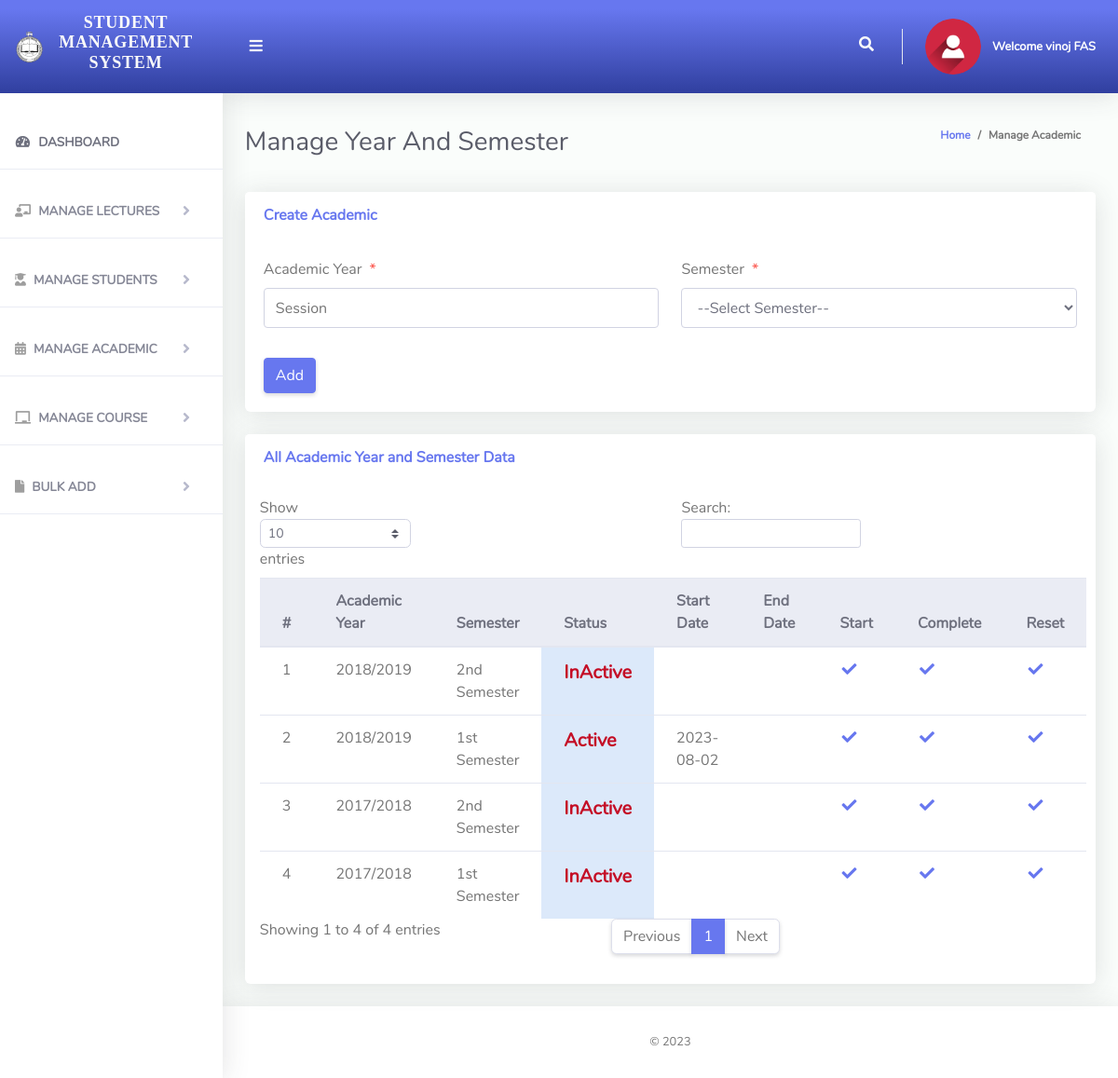
Page /Admin/Academic.php (signed in) on the committed database.
### tables this page shows
CREATE TABLE `tblacademic` (
  `id` int(40) NOT NULL,
  `sessionName` varchar(50) NOT NULL,
  `semesterId` varchar(50) NOT NULL,
  `isActive` varchar(10) NOT NULL,
  `dateCreated` varchar(50) NOT NULL,
  `StartDate` varchar(40) NOT NULL,
  `EndDate` varchar(40) NOT NULL
);

CREATE TABLE `tblsemester` (
  `Id` int(10) NOT NULL,
  `SemesterName` varchar(20) NOT NULL
);

### Admin/Academic.php (the view, shortened to what this page needs)
<?php
include '../Includes/dbcon.php';
?>
<!DOCTYPE html>
<html lang="en">
<head>
  <link href="../vendor/fontawesome-free/css/all.min.css" rel="stylesheet" type="text/css">
  <link href="../vendor/bootstrap/css/bootstrap.min.css" rel="stylesheet" type="text/css">
  <link href="css/ruang-admin.min.css" rel="stylesheet">
</head>
<body id="page-top">
  <div id="wrapper">
    <?php include "Includes/sidebar.php"; ?>
    <div id="content-wrapper" class="d-flex flex-column">
      <div id="content">
        <?php include "Includes/topbar.php"; ?>
        <div class="container-fluid" id="container-wrapper">
          <div class="d-sm-flex align-items-center justify-content-between mb-4">
            <h1 class="h3 mb-0 text-gray-800">Manage Year And Semester</h1>
            <ol class="breadcrumb">
              <li class="breadcrumb-item"><a href="./">Home</a></li>
              <li class="breadcrumb-item active" aria-current="page">Manage Academic</li>
            </ol>
          </div>
          <div class="row">
            <div class="col-lg-12">
              <div class="card mb-4">
                <div class="card-header py-3 d-flex flex-row align-items-center justify-content-between">
                  <h6 class="m-0 font-weight-bold text-primary">Create Academic</h6>
                </div>
                <div class="card-body">
                  <form method="post">
                    <div class="form-group row mb-3">
                      <div class="col-xl-6">
                        <label class="form-control-label">Academic Year<span class="text-danger ml-2">*</span></label>
                        <input type="text" class="form-control" name="academicyear"
                          value="<?php echo $row['sessionName']; ?>" id="exampleInputFirstName" placeholder="Session">
                      </div>
                      <div class="col-xl-6">
                        <label class="form-control-label">Semester<span class="text-danger ml-2">*</span></label>
                        <?php
                        $qry = "SELECT * FROM tblsemester ORDER BY Id ASC";
                        $result = $conn->query($qry);
                        $num = $result->num_rows;
                        if ($num > 0) {
                          echo ' <select required name="semester" class="form-control mb-3">';
                          echo '<option value="">--Select Semester--</option>';
                          echo '</select>';
                        }
                        ?>
                      </div>
                    </div>
                    <button type="submit" name="save" class="btn btn-primary">Add</button>
                  </form>
                </div>
              </div>
              <div class="row">
                <div class="col-lg-12">
                  <div class="card mb-4">
                    <div class="card-header py-3 d-flex flex-row align-items-center justify-content-between">
                      <h6 class="m-0 font-weight-bold text-primary">All Academic Year and Semester Data</h6>
                    </div>
                    <div class="table-responsive p-3">
                      <table class="table align-items-center table-flush table-hover" id="dataTableHover">
                        <thead class="thead-light">
                          <tr>
                            <th>#</th>
                            <th>Academic Year</th>
                            <th>Semester</th>
                            <th>Status</th>
                            <th>Start Date</th>
                            <th>End Date</th>
                            <th>Start</th>
                            <th>Complete</th>
                            <th>Reset</th>
                          </tr>
                        </thead>
                        <tbody>
                          <?php
                          $query = "SELECT tblacademic.id,tblacademic.sessionName,tblacademic.isActive,tblacademic.dateCreated,tblacademic.StartDate,tblacademic.EndDate,
                      tblsemester.SemesterName
                      FROM tblacademic
                      INNER JOIN tblsemester ON tblsemester.Id = tblacademic.semesterId ORDER by id DESC";
                          $rs = $conn->query($query);
                          $num = $rs->num_rows;
                          $sn = 0;
                          if ($num > 0) {
                            while ($rows = $rs->fetch_assoc()) {
                              $sn = $sn + 1;
                              echo "
                              <tr>
                                <td>" . $sn . "</td>
                                <td>" . $rows['sessionName'] . "</td>
                                <td>" . $rows['SemesterName'] . "</td>
                                <td style='background-color:#dce9fa;font-size:20px;color:#c40e26;font-weight:bold'>" . $rows['isActive'] . "</td>
                                <td>" . $rows['StartDate'] . "</td>
                                <td>" . $rows['EndDate'] . "</td>
                                <td><a href='?action=start&Id=" . $rows['id'] . "'><i class='fas fa-fw fa-check'></i></a></td>
                                <td><a href='?action=complete&Id=" . $rows['id'] . "'><i class='fas fa-fw fa-check'></i></a></td>
                                <td><a href='?action=reset&Id=" . $rows['id'] . "'><i class='fas fa-fw fa-check'></i></a></td>
                              </tr>";
                            }
                          } else {
                            echo
                              "<div class='alert alert-danger' role='alert'>
                            No Record Found!
                            </div>";
                          }
                          ?>
                        </tbody>
                      </table>
                    </div>
                  </div>
                </div>
              </div>
            </div>
          </div>
        </div>
        <?php include "Includes/footer.php"; ?>
      </div>
    </div>
</body>
</html>

### Admin/Includes/sidebar.php (shortened to what this page needs)
<ul class="navbar-nav sidebar sidebar-light accordion font-weight-bold" id="accordionSidebar" >
  <a class="sidebar-brand d-flex align-items-center bg-gradient-primary  justify-content-center" href="index.php" style="height: 100px;WIDTH">
    <div class="sidebar-brand-icon" >
      <img src="img/logo/seu_logo.png">
    </div>
    <div class="sidebar-brand-text mx-3"  style="">
      <h6 style="font-family: Georgia, 'Times New Roman', Times, serif;font-weight: bold;font-size: 18px;">STUDENT MANAGEMENT SYSTEM</h6>
    </div>
  </a>
  <br>
  <li class="nav-item active font-weight-bold">
    <a class="nav-link" href="index.php">
      <i class="fas fa-fw fa-tachometer-alt"></i>
      <span>DASHBOARD</span></a>
  </li>
  <hr class="sidebar-divider">
  <li class="nav-item ">
    <a class="nav-link collapsed" href="#" data-toggle="collapse" data-target="#collapseBootstrapassests"
      aria-expanded="true" aria-controls="collapseBootstrapassests">
      <i class="fas fa-chalkboard-teacher"></i>
      <span>MANAGE LECTURES</span>
    </a>
  </li>
  <hr class="sidebar-divider">
  <li class="nav-item">
    <a class="nav-link collapsed" href="#" data-toggle="collapse" data-target="#collapseBootstrap2" aria-expanded="true"
      aria-controls="collapseBootstrap2">
      <i class="fas fa-user-graduate"></i>
      <span>MANAGE STUDENTS</span>
    </a>
  </li>
  <hr class="sidebar-divider">
  <li class="nav-item">
    <a class="nav-link collapsed" href="#" data-toggle="collapse" data-target="#collapseBootstrapcon"
      aria-expanded="true" aria-controls="collapseBootstrapcon">
      <i class="fa fa-calendar-alt"></i>
      <span>MANAGE ACADEMIC </span>
    </a>
  </li>
  <hr class="sidebar-divider">
  <li class="nav-item">
    <a class="nav-link collapsed" href="#" data-toggle="collapse" data-target="#collapseBootstrap" aria-expanded="true"
      aria-controls="collapseBootstrap">
      <i class="fas fa-chalkboard"></i>
      <span>MANAGE COURSE</span>
    </a>
  </li>
  <hr class="sidebar-divider">
  <li class="nav-item">
    <a class="nav-link collapsed" href="#" data-toggle="collapse" data-target="#collapseBootstrap1" aria-expanded="true"
      aria-controls="collapseBootstrap1">
      <i class="fa fa-file" ></i>
      <span>BULK ADD</span>
    </a>
  </li>
  <hr class="sidebar-divider">
</ul>

### Admin/Includes/topbar.php (shortened to what this page needs)
<?php
  $query = "SELECT * FROM tbladmin WHERE Id = ".$_SESSION['userId']."";
  $rs = $conn->query($query);
  $rows = $rs->fetch_assoc();
  $fullName = $rows['firstName']." ".$rows['lastName'];
?>
<nav class="navbar navbar-expand navbar-light topbar mb-4 static-top bg-gradient-primary" style="height: 100px;" >
          <button id="sidebarToggleTop" class="btn btn-link rounded-circle mr-3">
            <i class="fa fa-bars"></i>
          </button>
          <ul class="navbar-nav ml-auto">
            <li class="nav-item dropdown no-arrow">
              <a class="nav-link dropdown-toggle" href="#" id="searchDropdown" role="button" data-toggle="dropdown"
                aria-haspopup="true" aria-expanded="false">
                <i class="fas fa-search fa-fw"></i>
              </a>
            </li>
            <li class="dropdown no-arrow">
              <a class="nav-link dropdown-toggle" href="#" id="userDropdown" role="button" data-toggle="dropdown"
                aria-haspopup="true" aria-expanded="false">
                <img class="img-profile rounded-circle" src="img/user-icn.png" style="max-width: 60px">
                <span class="ml-2 d-none d-lg-inline text-white small"><b>Welcome <?php echo $fullName;?></b></span>
              </a>
            </li>
          </ul>
        </nav>

### Admin/Includes/footer.php
<footer class="sticky-footer bg-white">
       <div class="container my-auto">
         <div class="copyright text-center my-auto">
           <span> &copy; <script> document.write(new Date().getFullYear()); </script>
           </span>
         </div>
       </div>
     </footer>

### rows in the picture
tblacademic: sessionName "2018/2019", semesterId.SemesterName "2nd Semester", isActive "InActive"
tblacademic: sessionName "2018/2019", semesterId.SemesterName "1st Semester", isActive "Active", StartDate "2023-08-02"
tblacademic: sessionName "2017/2018", semesterId.SemesterName "2nd Semester", isActive "InActive"
tblacademic: sessionName "2017/2018", semesterId.SemesterName "1st Semester", isActive "InActive"

### other values in the picture
$fullName "vinoj FAS"
